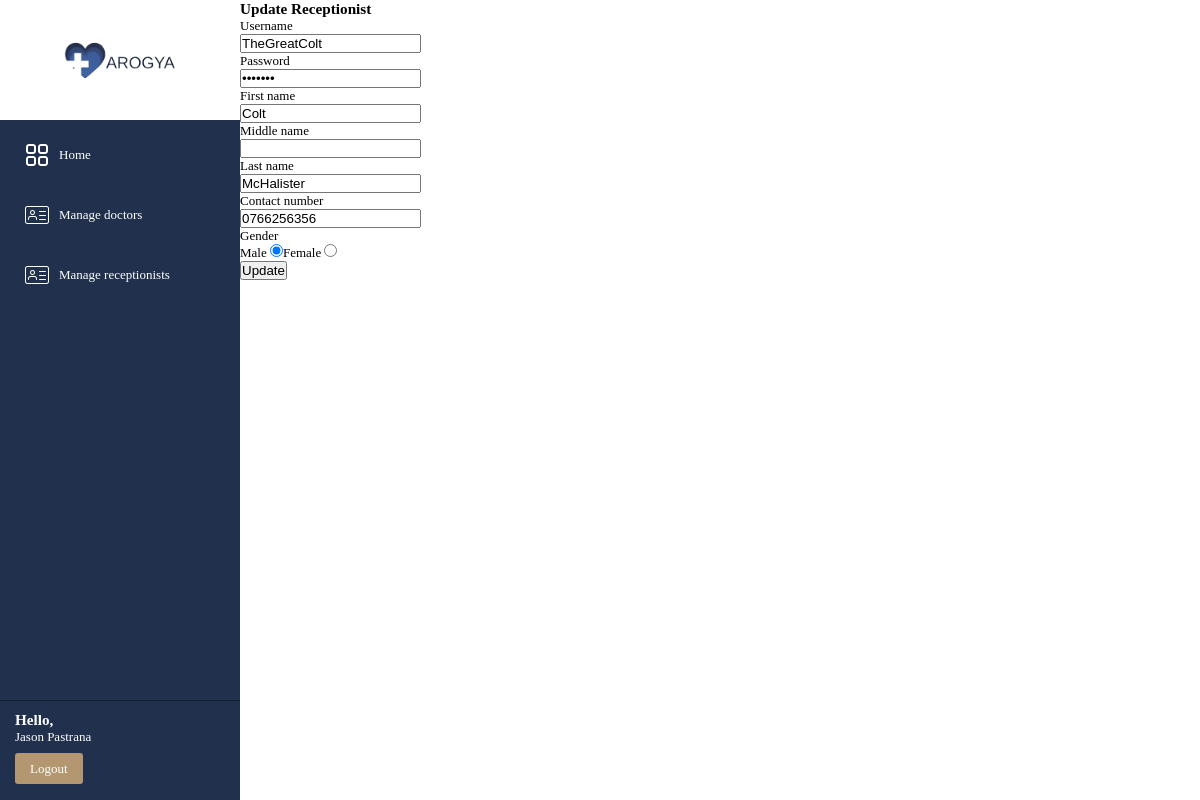
The page /views/updateReceptionist.php?ID=10 (signed in) on the database its author committed.
### tables this page shows
CREATE TABLE `employeeaccount` (
  `employeeAccountID` int(10) NOT NULL,
  `username` varchar(50) NOT NULL,
  `password` varchar(255) NOT NULL,
  `accountType` varchar(50) NOT NULL,
  `employeeID` int(10) NOT NULL
);

CREATE TABLE `employee` (
  `employeeID` int(10) NOT NULL,
  `firstName` varchar(50) NOT NULL,
  `middleName` varchar(50) DEFAULT NULL,
  `lastName` varchar(50) NOT NULL,
  `contactNumber` varchar(10) NOT NULL,
  `gender` varchar(10) NOT NULL,
  `specialization` varchar(50) NOT NULL
);

### utility/queryHandler.php (called while the page is built, shortened)
<?php
function handleSelectQuery($query) {
    $connection = getConnection();
    if($connection) {
        $result = mysqli_query($connection, $query);
        if(mysqli_num_rows($result) > 0) {
            return $result;
        }
        return false;
    }
    else {
        printError("CONNECTION FAILED", mysqli_connect_error());
        die();
    }
}

### views/updateReceptionist.php (the view, shortened to what this page needs)
<?php
require('partials/header.php');
require('partials/navigation.php');
if(isset($_SESSION["username"])) {
    $receptionistID = $_GET["ID"];
    $records = handleSelectQuery("SELECT
                                    employee.employeeID,
                                    employee.firstName,
                                    employee.middleName,
                                    employee.lastName,
                                    employee.contactNumber,
                                    employee.gender,
                                    employee.specialization,
                                    employeeAccount.username,
                                    employeeAccount.password
                                    FROM employeeAccount INNER JOIN employee
                                    ON employeeAccount.employeeID=employee.employeeID
                                    AND employeeaccount.accountType = 'receptionist' AND employee.employeeID = '$receptionistID';");
    if($records) {
        $globalFetch = mysqli_fetch_assoc($records);
    }
?>
    <main class="app-main">
        <div class="heading">
            <h3>Update Receptionist</h3>
        </div>
        <div class="container">
            <form action="../controllers/updateReceptionistHandler.php?ID=<?php echo $receptionistID; ?>" method="POST" autocomplete="off">
                <div id="mainSection">
                    <div class="formSection">
                        <label class="inputLabel" for="usernameTextBox">Username</label>
                        <br>
                        <input type="text" id="usernameTextBox" name="username" value="<?php echo $globalFetch["username"]?>" required>
                        <br>
                    </div>
                    <div class="formSection">
                        <label class="inputLabel" for="passwordTextBox">Password</label>
                        <br>
                        <input type="password" id="passwordTextBox" name="password" value="<?php echo $globalFetch["password"]?>" required>
                        <br>
                    </div>
                    <div class="formSection">
                        <label class="inputLabel" for="firstNameTextBox">First name</label>
                        <br>
                        <input type="text" id="firstNameTextBox" name="firstName" value="<?php echo $globalFetch["firstName"]?>" required>
                        <br>
                    </div>
                    <div class="formSection">
                        <label class="inputLabel" for="lastNameTextBox" >Middle name</label>
                        <br>
                        <input type="text" id="middleNameTextBox" name="middleName" value="<?php echo $globalFetch["middleName"]?>">
                        <br>
                    </div>
                    <div class="formSection">
                        <label class="inputLabel" for="lastNameTextBox">Last name</label>
                        <br>
                        <input type="text" id="lastNameTextBox" name="lastName" value="<?php echo $globalFetch["lastName"]?>" required>
                        <br>
                    </div>
                    <div class="formSection">
                        <label class="inputLabel" for="contactNumberTextBox">Contact number</label>
                        <br>
                        <input type="text" id="contactNumberTextBox" name="contactNumber" value="<?php echo $globalFetch["contactNumber"]?>" required>
                        <br>
                    </div>
                    <div class="radioButtonSection">
                        <label class="inputLabel">Gender</label>
                        <div>
                            <label class="inputLabel" for="maleRadioBtn">Male</label>
                            <?php
                                if($globalFetch["gender"] == "male") {
                                    echo '<input type="radio" value="male" id="maleRadioBtn" name="genderOption" checked required>';
                                }
                                else {
                                    echo '<input type="radio" value="male" id="maleRadioBtn" name="genderOption" required>';
                                }
                                 echo '<label class="inputLabel" for="genderRadioBtn">Female</label>';
                                if($globalFetch["gender"] == "female") {
                                    echo ' <input type="radio" value="female" id="femaleRadioBtn" name="genderOption" checked required>';
                                }
                                else {
                                    echo ' <input type="radio" value="female" id="femaleRadioBtn" name="genderOption">';
                                }
                            ?>
                        </div>
                    </div>
                <div class="buttonSection">
                    <button type="submit">Update</button>
                </div>
            </form>
        </div>
    </main>
    <?php
}
else {
    header("Location: login.php");
}
?>

### views/css/baseStyle.css (style rules this page uses)
* { margin: 0; padding: 0; box-sizing: border-box; }
html, body { height: 100%; width: 100%; }
body { font-family: Calibri; font-size: 13px; color: #000; display: flex; align-items: center; justify-content: center; }
.app-main { min-height: 100%; min-width: 80%; height: 100%; width: 80%; background-color: #fff; overflow: hidden; }

### rows shown on the page
employeeaccount: username "TheGreatColt", firstName "Colt", lastName "McHalister", contactNumber "0766256356"

### other values the page prints
$_SESSION["firstName"] "Jason"
$_SESSION["lastName"] "Pastrana"
